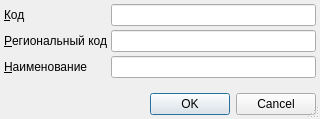
<?xml version="1.0" encoding="UTF-8"?>
<ui version="4.0">
 <class>ItemEditorDialog</class>
 <widget class="QDialog" name="ItemEditorDialog">
  <property name="geometry">
   <rect>
    <x>0</x>
    <y>0</y>
    <width>320</width>
    <height>119</height>
   </rect>
  </property>
  <property name="windowTitle">
   <string>ChangeMe!</string>
  </property>
  <property name="sizeGripEnabled">
   <bool>true</bool>
  </property>
  <layout class="QGridLayout">
   <property name="margin">
    <number>4</number>
   </property>
   <property name="spacing">
    <number>4</number>
   </property>
   <item row="2" column="1">
    <widget class="QLineEdit" name="edtName"/>
   </item>
   <item row="6" column="0">
    <spacer>
     <property name="orientation">
      <enum>Qt::Vertical</enum>
     </property>
     <property name="sizeHint" stdset="0">
      <size>
       <width>103</width>
       <height>16</height>
      </size>
     </property>
    </spacer>
   </item>
   <item row="0" column="0">
    <widget class="QLabel" name="lblCode">
     <property name="sizePolicy">
      <sizepolicy hsizetype="Maximum" vsizetype="Preferred">
       <horstretch>0</horstretch>
       <verstretch>0</verstretch>
      </sizepolicy>
     </property>
     <property name="text">
      <string>&amp;Код</string>
     </property>
     <property name="buddy">
      <cstring>edtCode</cstring>
     </property>
    </widget>
   </item>
   <item row="2" column="0">
    <widget class="QLabel" name="lblName">
     <property name="sizePolicy">
      <sizepolicy hsizetype="Maximum" vsizetype="Preferred">
       <horstretch>0</horstretch>
       <verstretch>0</verstretch>
      </sizepolicy>
     </property>
     <property name="text">
      <string>&amp;Наименование</string>
     </property>
     <property name="buddy">
      <cstring>edtName</cstring>
     </property>
    </widget>
   </item>
   <item row="0" column="1">
    <widget class="QLineEdit" name="edtCode"/>
   </item>
   <item row="7" column="0" colspan="2">
    <widget class="QDialogButtonBox" name="buttonBox">
     <property name="standardButtons">
      <set>QDialogButtonBox::Cancel|QDialogButtonBox::Ok</set>
     </property>
    </widget>
   </item>
   <item row="1" column="1">
    <widget class="QLineEdit" name="edtRegionalCode"/>
   </item>
   <item row="1" column="0">
    <widget class="QLabel" name="lblRegionalCode">
     <property name="sizePolicy">
      <sizepolicy hsizetype="Maximum" vsizetype="Preferred">
       <horstretch>0</horstretch>
       <verstretch>0</verstretch>
      </sizepolicy>
     </property>
     <property name="text">
      <string>&amp;Региональный код</string>
     </property>
     <property name="buddy">
      <cstring>edtRegionalCode</cstring>
     </property>
    </widget>
   </item>
  </layout>
 </widget>
 <tabstops>
  <tabstop>edtCode</tabstop>
  <tabstop>edtRegionalCode</tabstop>
  <tabstop>edtName</tabstop>
  <tabstop>buttonBox</tabstop>
 </tabstops>
 <resources/>
 <connections>
  <connection>
   <sender>buttonBox</sender>
   <signal>accepted()</signal>
   <receiver>ItemEditorDialog</receiver>
   <slot>accept()</slot>
   <hints>
    <hint type="sourcelabel">
     <x>150</x>
     <y>113</y>
    </hint>
    <hint type="destinationlabel">
     <x>150</x>
     <y>64</y>
    </hint>
   </hints>
  </connection>
  <connection>
   <sender>buttonBox</sender>
   <signal>rejected()</signal>
   <receiver>ItemEditorDialog</receiver>
   <slot>reject()</slot>
   <hints>
    <hint type="sourcelabel">
     <x>150</x>
     <y>113</y>
    </hint>
    <hint type="destinationlabel">
     <x>150</x>
     <y>64</y>
    </hint>
   </hints>
  </connection>
 </connections>
</ui>
